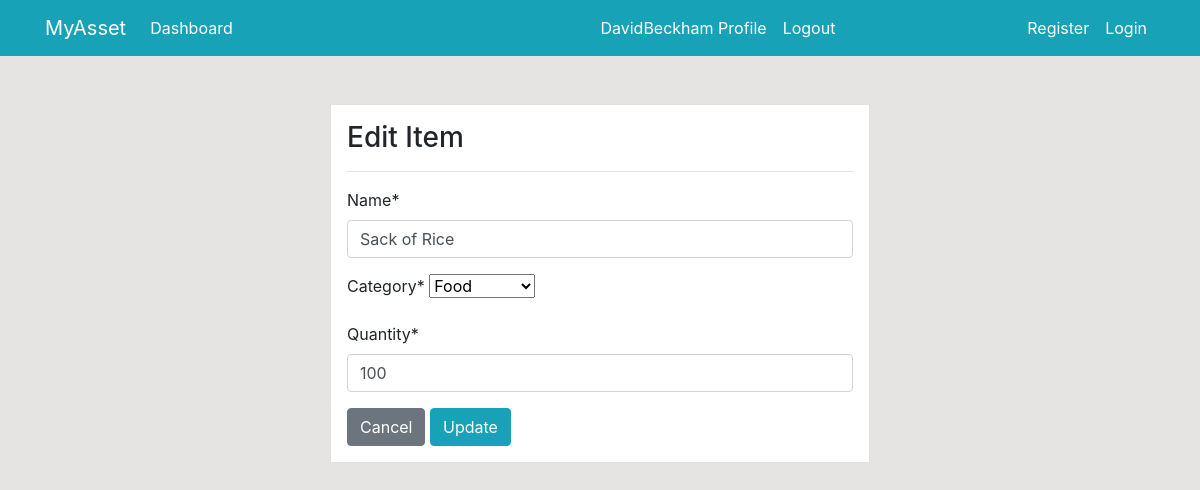
Screenshot of /product/update/2/ (signed in) with the database file from the repository.
### dashboard/models.py (models this page shows, shortened)
class Product(models.Model):
    name= models.CharField(max_length=100, null=True)
    category = models.CharField(max_length=20, choices=CATEGORY, null=True)
    quantity = models.PositiveIntegerField(null=True)
    class Meta:
      verbose_name_plural = 'Product'

### dashboard/views.py (the view)
# urls.py: path('product/update/<int:pk>/', views.product_update, name='dashboard-product-update'),
@login_required(login_url='user-login')
def product_update(request, pk):
    item = Product.objects.get(id=pk)
    if request.method=='POST':
      form = ProductForm(request.POST, instance=item)
      if form.is_valid():
        form.save()
        return redirect('dashboard-product')
    else:
      form = ProductForm(instance=item)
    context = {
        'form':form,
    }
    return render(request, 'dashboard/product_update.html', context)

### dashboard/forms.py
class ProductForm(forms.ModelForm):
    class Meta:
      model = Product
      fields = ['name', 'category', 'quantity']

### templates/dashboard/product_update.html (shortened to what this page needs)
{% extends 'partials/base.html' %}
{% load crispy_forms_tags %}
{% block content %}
<div class="container">
    <div class="row mt-5">
        <div class="col-md-6 offset-md-3">
            <div class="border bg-white p-3">
                <h3>Edit Item</h3>
                <hr>
                <form action="" method="POST">
                    {{ form|crispy }}
                    <a class="btn btn-secondary" href="{% url 'dashboard-product' %}">Cancel</a>
                    <input class="btn btn-info" type="submit" value="Update">
                </form>
            </div>
        </div>
    </div>
</div>
{% endblock  %}

### templates/partials/nav.html (shortened to what this page needs)
<nav class="navbar navbar-expand-lg navbar-info bg-info">
    <div class="container">
        <a class="navbar-brand text-white" href="{% url 'dashboard-index' %}">MyAsset</a>
        <div class="collapse navbar-collapse" id="navbarSupportedContent">
            <ul class="navbar-nav mr-auto">
                <li class="nav-item active">
                    <a class="nav-link text-white" href="{% url 'dashboard-index' %}">Dashboard </a>
                </li>
            </ul>
            <ul class="navbar-nav ml-auto">
                <li class="nav-item active">
                    <a class="nav-link text-white" href="{% url 'user-profile' %}">{{ user.username }} Profile
                        <span class="sr-only">(current)</span></a>
                </li>
                <li class="nav-item">
                    <a class="nav-link text-white" href="{% url 'user-logout' %}">Logout</a>
                </li>
            </ul>
            <ul class="navbar-nav ml-auto">
                <li class="nav-item active">
                    <a class="nav-link text-white" href="{% url 'user-register' %}">Register </a>
                </li>
                <li class="nav-item">
                    <a class="nav-link text-white" href="{% url 'user-login' %}">Login</a>
                </li>
            </ul>
        </div>
    </div>
</nav>

### static/style.css (style rules this page uses)
body { background: rgb(230, 227, 227); }

### rows the page displays
Product: name "Sack of Rice", category "Food", quantity "100"

### other values shown
{{ user.username }} "DavidBeckham"
